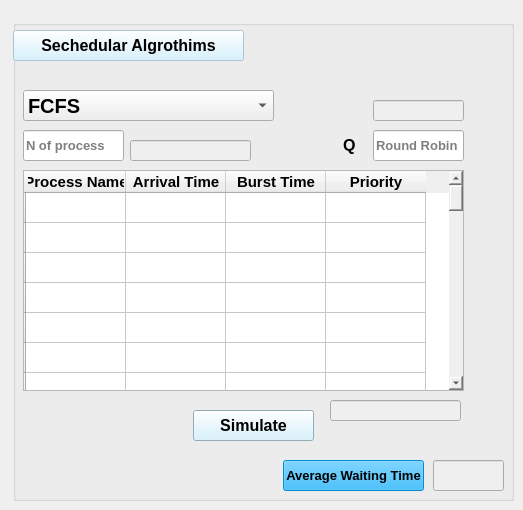
  <widget class="QWidget" name="centralwidget">
   <widget class="QGroupBox" name="groupBox">
    <property name="geometry">
     <rect>
      <x>13</x>
      <y>20</y>
      <width>501</width>
      <height>481</height>
     </rect>
    </property>
    <property name="font">
     <font>
      <pointsize>12</pointsize>
      <weight>75</weight>
      <bold>true</bold>
     </font>
    </property>
    <property name="title">
     <string/>
    </property>
    <widget class="QTableWidget" name="tableWidget">
     <property name="geometry">
      <rect>
       <x>10</x>
       <y>150</y>
       <width>441</width>
       <height>221</height>
      </rect>
     </property>
     <property name="styleSheet">
      <string notr="true">border-color: rgb(170, 255, 255);</string>
     </property>
     <row>
      <property name="text">
       <string/>
      </property>
      <property name="font">
       <font>
        <pointsize>12</pointsize>
       </font>
      </property>
     </row>
     <row>
      <property name="text">
       <string/>
      </property>
      <property name="font">
       <font>
        <pointsize>12</pointsize>
       </font>
      </property>
     </row>
     <row>
      <property name="text">
       <string/>
      </property>
      <property name="font">
       <font>
        <pointsize>12</pointsize>
       </font>
      </property>
     </row>
     <row>
      <property name="text">
       <string/>
      </property>
      <property name="font">
       <font>
        <pointsize>12</pointsize>
       </font>
      </property>
     </row>
     <row>
      <property name="text">
       <string/>
      </property>
      <property name="font">
       <font>
        <pointsize>12</pointsize>
       </font>
      </property>
     </row>
     <row>
      <property name="text">
       <string/>
      </property>
      <property name="font">
       <font>
        <pointsize>12</pointsize>
       </font>
      </property>
     </row>
     <row>
      <property name="text">
       <string/>
      </property>
      <property name="font">
       <font>
        <pointsize>12</pointsize>
       </font>
      </property>
     </row>
     <row>
      <property name="text">
       <string/>
      </property>
      <property name="font">
       <font>
        <pointsize>12</pointsize>
       </font>
      </property>
     </row>
     <row>
      <property name="text">
       <string/>
      </property>
      <property name="font">
       <font>
        <pointsize>12</pointsize>
       </font>
      </property>
     </row>
     <row>
      <property name="text">
       <string/>
      </property>
      <property name="font">
       <font>
        <pointsize>12</pointsize>
       </font>
      </property>
     </row>
     <row>
      <property name="text">
       <string/>
      </property>
      <property name="font">
       <font>
        <pointsize>12</pointsize>
       </font>
      </property>
     </row>
     <row>
      <property name="text">
       <string/>
      </property>
      <property name="font">
       <font>
        <pointsize>12</pointsize>
       </font>
      </property>
     </row>
     <row>
      <property name="text">
       <string/>
      </property>
      <property name="font">
       <font>
        <pointsize>12</pointsize>
       </font>
      </property>
     </row>
     <row>
      <property name="text">
       <string/>
      </property>
      <property name="font">
       <font>
        <pointsize>12</pointsize>
       </font>
      </property>
     </row>
     <row>
      <property name="text">
       <string/>
      </property>
      <property name="font">
       <font>
        <pointsize>12</pointsize>
       </font>
      </property>
     </row>
     <row>
      <property name="text">
       <string/>
      </property>
      <property name="font">
       <font>
        <pointsize>12</pointsize>
       </font>
      </property>
     </row>
     <row>
      <property name="text">
       <string/>
      </property>
      <property name="font">
       <font>
        <pointsize>12</pointsize>
       </font>
      </property>
     </row>
     <row>
      <property name="text">
       <string/>
      </property>
      <property name="font">
       <font>
        <pointsize>12</pointsize>
       </font>
      </property>
     </row>
     <row>
      <property name="text">
       <string/>
      </property>
      <property name="font">
       <font>
        <pointsize>12</pointsize>
       </font>
      </property>
     </row>
     <row>
      <property name="text">
       <string/>
      </property>
      <property name="font">
       <font>
        <pointsize>12</pointsize>
       </font>
      </property>
     </row>
     <row>
      <property name="text">
       <string/>
      </property>
      <property name="font">
       <font>
        <pointsize>12</pointsize>
       </font>
      </property>
     </row>
     <row>
      <property name="text">
       <string/>
      </property>
      <property name="font">
       <font>
        <pointsize>12</pointsize>
       </font>
      </property>
     </row>
     <row>
      <property name="text">
       <string/>
      </property>
      <property name="font">
       <font>
        <pointsize>12</pointsize>
       </font>
      </property>
     </row>
     <row>
      <property name="text">
       <string/>
      </property>
      <property name="font">
       <font>
        <pointsize>12</pointsize>
       </font>
      </property>
     </row>
     <row>
      <property name="text">
       <string/>
      </property>
      <property name="font">
       <font>
        <pointsize>12</pointsize>
       </font>
      </property>
     </row>
     <row>
      <property name="text">
       <string/>
      </property>
      <property name="font">
       <font>
        <pointsize>12</pointsize>
       </font>
      </property>
     </row>
     <row>
      <property name="text">
       <string/>
      </property>
      <property name="font">
       <font>
        <pointsize>12</pointsize>
       </font>
      </property>
     </row>
     <row>
      <property name="text">
       <string/>
      </property>
      <property name="font">
       <font>
        <pointsize>12</pointsize>
       </font>
      </property>
     </row>
     <row>
      <property name="text">
       <string/>
      </property>
      <property name="font">
       <font>
        <pointsize>12</pointsize>
       </font>
      </property>
     </row>
     <row>
      <property name="text">
       <string/>
      </property>
      <property name="font">
       <font>
        <pointsize>12</pointsize>
       </font>
      </property>
     </row>
     <row>
      <property name="text">
       <string/>
      </property>
      <property name="font">
       <font>
        <pointsize>12</pointsize>
       </font>
      </property>
     </row>
     <row>
      <property name="text">
       <string/>
      </property>
      <property name="font">
       <font>
        <pointsize>12</pointsize>
       </font>
      </property>
     </row>
     <row>
      <property name="text">
       <string/>
      </property>
      <property name="font">
       <font>
        <pointsize>12</pointsize>
       </font>
      </property>
     </row>
     <row>
      <property name="text">
       <string/>
      </property>
      <property name="font">
       <font>
        <pointsize>12</pointsize>
       </font>
      </property>
     </row>
     <row>
      <property name="text">
       <string/>
      </property>
      <property name="font">
       <font>
        <pointsize>12</pointsize>
       </font>
      </property>
     </row>
     <row>
      <property name="text">
       <string/>
      </property>
      <property name="font">
       <font>
        <pointsize>12</pointsize>
       </font>
      </property>
     </row>
     <row>
      <property name="text">
       <string/>
      </property>
      <property name="font">
       <font>
        <pointsize>12</pointsize>
       </font>
      </property>
     </row>
     <row>
      <property name="text">
       <string/>
      </property>
      <property name="font">
       <font>
        <pointsize>12</pointsize>
       </font>
      </property>
     </row>
     <row>
      <property name="text">
       <string/>
      </property>
      <property name="font">
       <font>
        <pointsize>12</pointsize>
       </font>
      </property>
     </row>
     <row>
      <property name="text">
       <string/>
      </property>
      <property name="font">
       <font>
        <pointsize>12</pointsize>
       </font>
      </property>
     </row>
     <row>
      <property name="text">
       <string/>
      </property>
      <property name="font">
       <font>
        <pointsize>12</pointsize>
       </font>
      </property>
     </row>
     <row>
      <property name="text">
       <string/>
      </property>
      <property name="font">
       <font>
        <pointsize>12</pointsize>
       </font>
      </property>
     </row>
     <row>
      <property name="text">
       <string/>
      </property>
      <property name="font">
       <font>
        <pointsize>12</pointsize>
       </font>
      </property>
     </row>
     <row>
      <property name="text">
       <string/>
      </property>
      <property name="font">
       <font>
        <pointsize>12</pointsize>
       </font>
      </property>
     </row>
     <row>
      <property name="text">
       <string/>
      </property>
      <property name="font">
       <font>
        <pointsize>12</pointsize>
       </font>
      </property>
     </row>
     <row>
      <property name="text">
       <string/>
      </property>
      <property name="font">
       <font>
        <pointsize>12</pointsize>
       </font>
      </property>
     </row>
     <row>
      <property name="text">
       <string/>
      </property>
      <property name="font">
       <font>
        <pointsize>12</pointsize>
       </font>
      </property>
     </row>
     <column>
      <property name="text">
       <string>Process Name</string>
      </property>
      <property name="font">
       <font>
        <pointsize>11</pointsize>
       </font>
      </property>
     </column>
     <column>
      <property name="text">
       <string>Arrival Time</string>
      </property>
      <property name="font">
       <font>
        <pointsize>11</pointsize>
       </font>
      </property>
     </column>
     <column>
      <property name="text">
       <string>Burst Time</string>
      </property>
      <property name="font">
       <font>
        <pointsize>11</pointsize>
       </font>
      </property>
     </column>
     <column>
      <property name="text">
       <string>Priority</string>
      </property>
      <property name="font">
       <font>
        <pointsize>11</pointsize>
       </font>
      </property>
     </column>
    </widget>
    <widget class="QPushButton" name="pushButton">
     <property name="geometry">
      <rect>
       <x>180</x>
       <y>390</y>
       <width>121</width>
       <height>31</height>
      </rect>
     </property>
     <property name="font">
      <font>
       <pointsize>12</pointsize>
      </font>
     </property>
     <property name="styleSheet">
      <string notr="true">background-color: rgb(205, 240, 255);
border-color: rgb(0, 0, 0);
color: rgb(0, 0, 0);</string>
     </property>
     <property name="text">
      <string>Simulate</string>
     </property>
    </widget>
    <widget class="QComboBox" name="comboBox">
     <property name="geometry">
      <rect>
       <x>10</x>
       <y>70</y>
       <width>251</width>
       <height>31</height>
      </rect>
     </property>
     <property name="font">
      <font>
       <pointsize>15</pointsize>
      </font>
     </property>
     <property name="styleSheet">
      <string notr="true">border-color: rgb(0, 0, 0);
border-color: rgb(170, 255, 255);</string>
     </property>
     <item>
      <property name="text">
       <string>FCFS</string>
      </property>
     </item>
     <item>
      <property name="text">
       <string>SJF (Non Preemptive)</string>
      </property>
     </item>
     <item>
      <property name="text">
       <string>SJF (Preemtive)</string>
      </property>
     </item>
     <item>
      <property name="text">
       <string>Round Robin</string>
      </property>
     </item>
     <item>
      <property name="text">
       <string>Priority (Non Preemptive)</string>
      </property>
     </item>
     <item>
      <property name="text">
       <string>Priority (Preemptive)</string>
      </property>
     </item>
    </widget>
    <widget class="QLineEdit" name="lineEdit">
     <property name="geometry">
      <rect>
       <x>10</x>
       <y>110</y>
       <width>101</width>
       <height>31</height>
      </rect>
     </property>
     <property name="font">
      <font>
       <pointsize>10</pointsize>
      </font>
     </property>
     <property name="styleSheet">
      <string notr="true">border-color: rgb(170, 255, 255);</string>
     </property>
     <property name="placeholderText">
      <string>N of process</string>
     </property>
    </widget>
    <widget class="QLineEdit" name="lineEdit_2">
     <property name="geometry">
      <rect>
       <x>360</x>
       <y>110</y>
       <width>91</width>
       <height>31</height>
      </rect>
     </property>
     <property name="font">
      <font>
       <pointsize>10</pointsize>
      </font>
     </property>
     <property name="styleSheet">
      <string notr="true">border-color: rgb(170, 255, 255);</string>
     </property>
     <property name="placeholderText">
      <string>Round Robin</string>
     </property>
    </widget>
    <widget class="QLabel" name="label">
     <property name="geometry">
      <rect>
       <x>330</x>
       <y>110</y>
       <width>21</width>
       <height>31</height>
      </rect>
     </property>
     <property name="font">
      <font>
       <pointsize>12</pointsize>
      </font>
     </property>
     <property name="styleSheet">
      <string notr="true">border-color: rgb(170, 255, 255);</string>
     </property>
     <property name="text">
      <string>Q</string>
     </property>
    </widget>
    <widget class="QPushButton" name="pushButton_5">
     <property name="enabled">
      <bool>false</bool>
     </property>
     <property name="geometry">
      <rect>
       <x>0</x>
       <y>10</y>
       <width>231</width>
       <height>31</height>
      </rect>
     </property>
     <property name="font">
      <font>
       <pointsize>12</pointsize>
      </font>
     </property>
     <property name="styleSheet">
      <string notr="true">background-color: rgb(205, 240, 255);
color: rgb(0, 0, 0);</string>
     </property>
     <property name="text">
      <string>Sechedular Algrothims</string>
     </property>
    </widget>
    <widget class="QLineEdit" name="lineEdit_3">
     <property name="enabled">
      <bool>false</bool>
     </property>
     <property name="geometry">
      <rect>
       <x>420</x>
       <y>440</y>
       <width>71</width>
       <height>31</height>
      </rect>
     </property>
     <property name="styleSheet">
      <string notr="true">border-color: rgb(170, 255, 255);</string>
     </property>
    </widget>
    <widget class="QPushButton" name="pushButton_2">
     <property name="enabled">
      <bool>false</bool>
     </property>
     <property name="geometry">
      <rect>
       <x>270</x>
       <y>440</y>
       <width>141</width>
       <height>31</height>
      </rect>
     </property>
     <property name="font">
      <font>
       <pointsize>10</pointsize>
      </font>
     </property>
     <property name="styleSheet">
      <string notr="true">background-color: rgb(0, 170, 255);
color: rgb(0, 0, 0);</string>
     </property>
     <property name="text">
      <string>Average Waiting Time</string>
     </property>
    </widget>
    <widget class="QLineEdit" name="lineEdit_7">
     <property name="enabled">
      <bool>false</bool>
     </property>
     <property name="geometry">
      <rect>
       <x>360</x>
       <y>80</y>
       <width>91</width>
       <height>21</height>
      </rect>
     </property>
     <property name="styleSheet">
      <string notr="true">border-color: rgb(32, 31, 31);</string>
     </property>
    </widget>
   </widget>
   <widget class="QLineEdit" name="lineEdit_6">
    <property name="enabled">
     <bool>false</bool>
    </property>
    <property name="geometry">
     <rect>
      <x>330</x>
      <y>400</y>
      <width>131</width>
      <height>21</height>
     </rect>
    </property>
    <property name="styleSheet">
     <string notr="true">border-color: rgb(32, 31, 31);</string>
    </property>
    <property name="text">
     <string/>
    </property>
   </widget>
   <widget class="QLineEdit" name="lineEdit_8">
    <property name="enabled">
     <bool>false</bool>
    </property>
    <property name="geometry">
     <rect>
      <x>130</x>
      <y>140</y>
      <width>121</width>
      <height>21</height>
     </rect>
    </property>
    <property name="styleSheet">
     <string notr="true">border-color: rgb(32, 31, 31);</string>
    </property>
   </widget>
  </widget>
